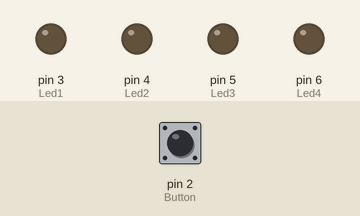
Recording of a program running on a simulated Arduino Uno, built with avr-gcc and run on an emulated ATmega328P. On the bench: output pins drawn as LEDs (lit = HIGH). Inputs (shaded band) come from the test bench; at power-on: pin 2 (Button) HIGH.

Above: at 1.2 s.
1.3 s: pin 2 (Button) pulled LOW for 0.15 s
At 1.8 s:
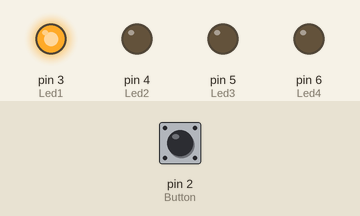
3.0 s: pin 2 (Button) pulled LOW for 1 s
At 4.3 s:
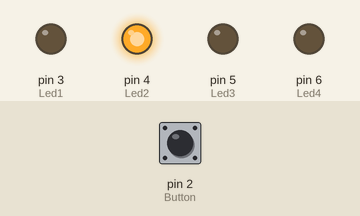
5.5 s: pin 2 (Button) pulled LOW for 0.15 s
At 6.2 s:
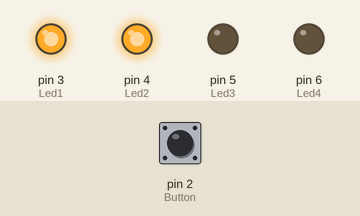
7.2 s: pin 2 (Button) pulled LOW for 3.2 s
At 8.7 s:
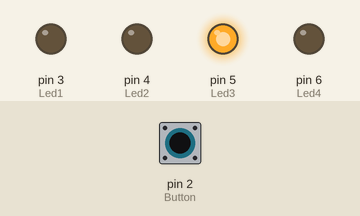
11.9 s: pin 2 (Button) pulled LOW for 0.15 s
At 13.3 s:
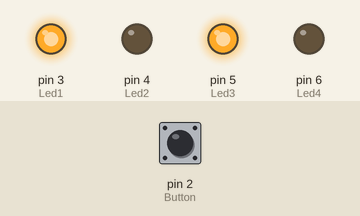
13.6 s: pin 2 (Button) pulled LOW for 1 s
At 14.8 s:
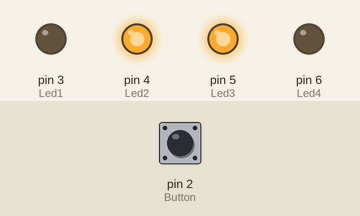
Timing chart, 0 to 16.6 s (numbered marks = the images above; inputs shaded):
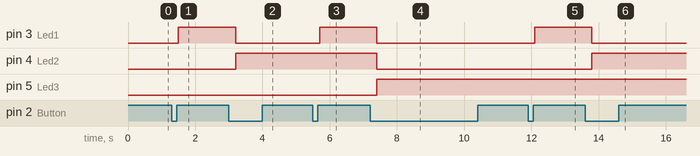

The program:

main.cpp
```cpp
#include <Arduino.h>


//Tildeler fysiske pinner til led og knapp
const int Led1 = 3;
const int Led2 = 4;
const int Led3 = 5;
const int Led4 = 6;
const int Button = 2;

//Lager counter til knapp
int ButtonCounter = 0;

//Lager en variabel for å kunne bruke i void loop
int UpdateCounterFlag = 0;

//Lager array for binær verdi, sørgar for at alle start verdiar er 0
int binaryArray[4] = {0, 0, 0, 0};


//Funksjon for å oppdatere binert array til counter verdi
void UpdateBinaryArray() {

  int tempCounter = ButtonCounter; //lager ein midlertidig variabel for å ikkje endre Buttoncounter

  /*
  konvertere int til binært tall:
  1. for løkke kjøyrer so lenge "i" er under gitt verdi 4.  "int i = 0; i<4;" i får start verdi 0
  2. kvar gong løkka kjøyre blir "i" plussa på 1. "i++"
  3. "i" sei også kva posisjon i array, begynder på 0. i=0 vil sei binaryArray[0]
  4. "tempCounter & 1" leser av den minst signifikante binær verdien til tempCounter.
      dvs. den konverterer vanlig tall til binær tall og leser av den verdien som har minst innflytelse (tallet lengst til høgre).
      I binært tall "11001" ville det bli 1 tallet heilt til høgre som er minst signifikant.
  5. binarArray[i] blir tildelt samme verdien som den minst signifikante til tempCounter, also 1 eller 0.
  6. tempCounter >>=1 flytter heile det binære tall rekka eit hakk til høgre og fjerner tallet som var lengst til høgre.
      "11001" ville blitt til "1100" dette gjer at neste gong løkka kjøyrer vil vi lese av det som hadde vore det neste tallet.
      pga dinna fjernar tall fra binær verdi er det lurt å ha den midlertidige variablen for å ikkje redigere ButtonCounter.
  7. repeterer so langt som for løkka bestemmer men 4 gonger er nok til arrayet.
  */

  for (int i = 0; i < 4; i++) {
    binaryArray[i] = tempCounter & 1;
    tempCounter >>= 1;
  }
}


//Funksjon for å endere UpdateCounterFlag verdi

void counterchange() {
UpdateCounterFlag = 1; // setter kalle variabel til 1
}


void setup() {

  //Setter opp led som outputs
  pinMode(Led1, OUTPUT);
  pinMode(Led2, OUTPUT);
  pinMode(Led3, OUTPUT);
  pinMode(Led4, OUTPUT);

  //Forsikre seg om at led er satt til low
  digitalWrite(Led1, LOW);
  digitalWrite(Led2, LOW);
  digitalWrite(Led3, LOW);
  digitalWrite(Led4, LOW);


  //Setter opp knapp for pullup
  pinMode(Button, INPUT_PULLUP);
  attachInterrupt(digitalPinToInterrupt(Button), counterchange, FALLING);

  //Starter seriel kommunikasjon
  Serial.begin(9600);

}

void loop() {

//sjekker etter UpdateCounterFlag og counter verdi, utfører deretter

if (UpdateCounterFlag && ButtonCounter < 15){
  delay(200); //liten delay for å hindre feil verdier
  ButtonCounter += 1;
  UpdateCounterFlag = 0; //Reseter UpdateCounterFlag
  UpdateBinaryArray(); //utfører UpdateBinaryArray
}
else if (UpdateCounterFlag && ButtonCounter >= 15){
  delay(200); //liten delay for å hindre feil verdier
  ButtonCounter = 0;
  UpdateCounterFlag = 0; //Reseter UpdateCounterFlag
  UpdateBinaryArray(); //utfører UpdateBinaryArray
  }


//Skrur av og på led etter binary verdi forhold til array
digitalWrite(Led1, binaryArray[0]);
digitalWrite(Led2, binaryArray[1]);
digitalWrite(Led3, binaryArray[2]);
digitalWrite(Led4, binaryArray[3]);


}
```

Measured:
- after the input at 1.3 s, pin 3 (Led1): LOW → HIGH after 0.20 s
- after the input at 3.0 s, pin 3 (Led1): HIGH → LOW after 0.20 s; pin 4 (Led2): LOW → HIGH after 0.20 s
- after the input at 5.5 s, pin 3 (Led1): LOW → HIGH after 0.20 s
- after the input at 7.2 s, pin 3 (Led1), pin 4 (Led2): HIGH → LOW after 0.20 s; pin 5 (Led3): LOW → HIGH after 0.20 s
- after the input at 11.9 s, pin 3 (Led1): LOW → HIGH after 0.20 s
- after the input at 13.6 s, pin 3 (Led1): HIGH → LOW after 0.20 s; pin 4 (Led2): LOW → HIGH after 0.20 s
